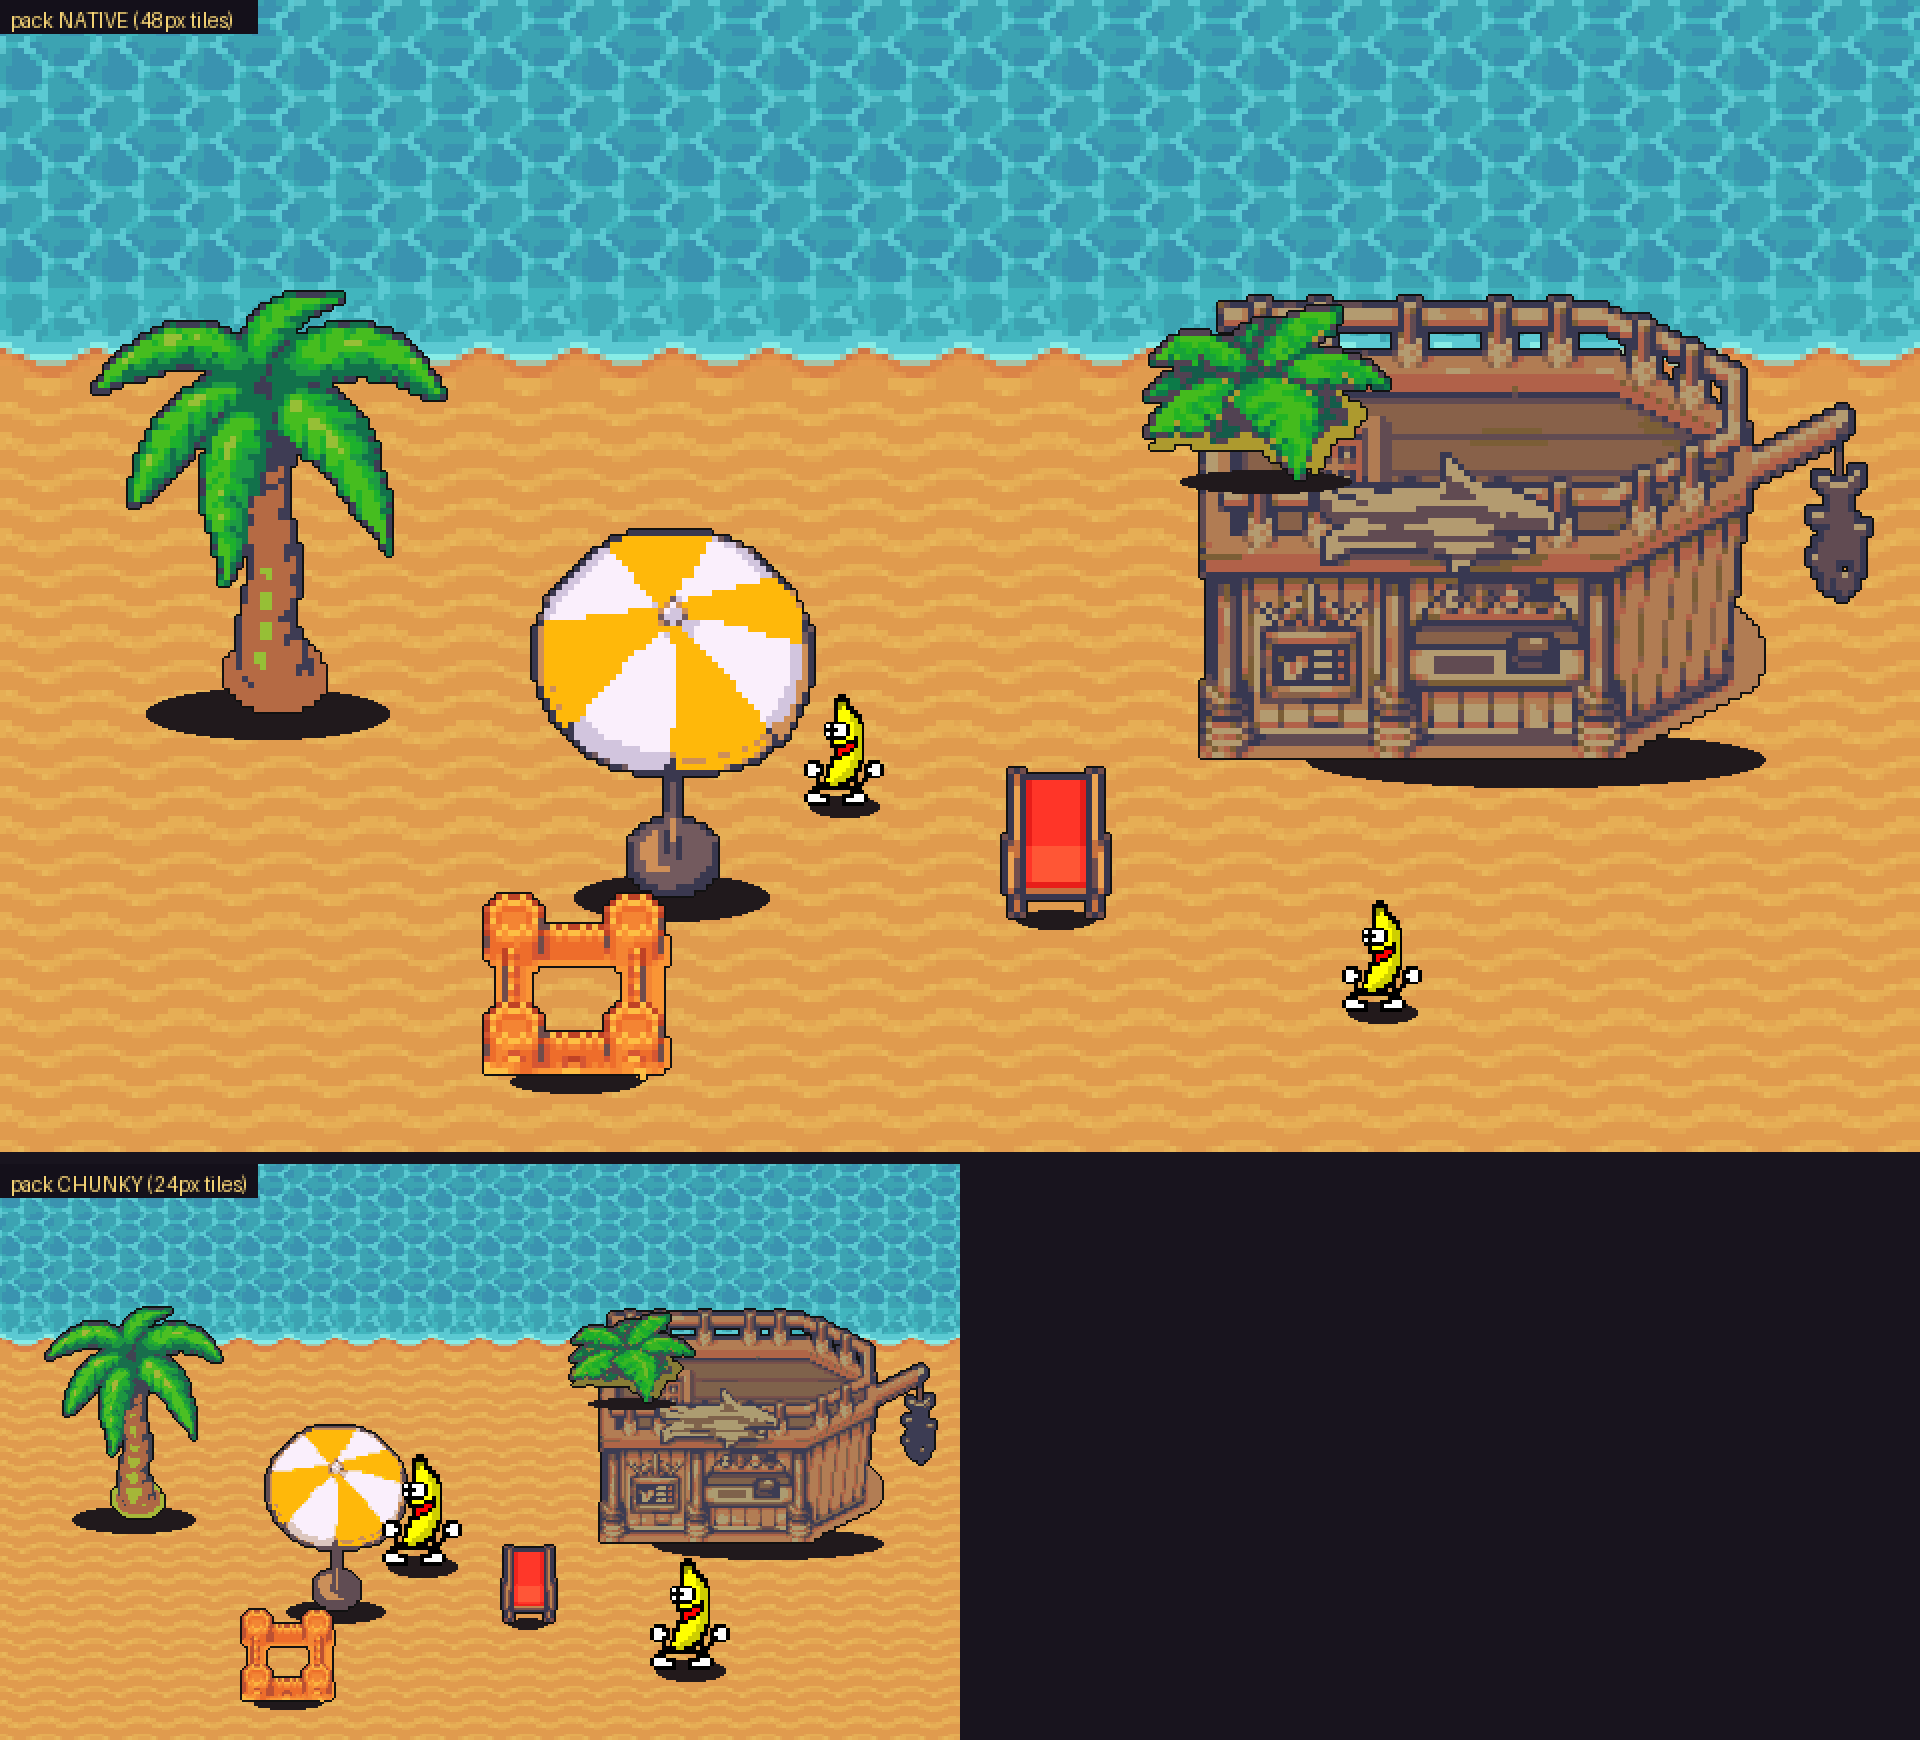

The script that drew this image:
# -*- coding: utf-8 -*-
"""THE ANGLE TEST — does our flat front-facing banana work standing on the
pack's TOP-DOWN terrain among its 3/4 objects?

Renders the same scene twice: pack art at native scale (factor 1) and
chunkier (factor 2), with our banana at its real 56px in both.
"""
import os
import sys
from PIL import Image, ImageDraw

sys.path.insert(0, r'C:\Web Development\trymstene.com\tools')
from blockify import load_pack, blockify

PACK = os.path.expanduser(r'~\OneDrive\banana-art-pack\Modern_Exteriors_48x48')
SEA = os.path.join(PACK, 'Animated_48x48', 'Animated_Terrains_48x48', 'Sea_Water_Tileset_48x48.png')
BANANA = r'C:\Web Development\trymstene.com\public\assets\banana-dance.png'
T = 48
tiles = Image.open(SEA).convert('RGBA')


def tile(c, r):
    return tiles.crop((c * T, r * T, (c + 1) * T, (r + 1) * T))


SAND = tile(5, 1)
WATER = tile(1, 1)
SHORE = tile(1, 0).transpose(Image.FLIP_TOP_BOTTOM)   # water above, sand below

# our banana, frame 0, at its real world size
sheet = Image.open(BANANA).convert('RGBA')
fw = sheet.width // 8
ban = sheet.crop((0, 0, fw, sheet.height))
bb = ban.getbbox()
ban = ban.crop(bb)
BAN_H = 56
ban = ban.resize((max(1, round(ban.width * BAN_H / ban.height)), BAN_H), Image.NEAREST)


def scene(factor, label):
    COLS, ROWS = 20, 12
    tw = T // factor
    W, H = COLS * tw, ROWS * tw
    im = Image.new('RGBA', (W, H), (60, 140, 170, 255))
    st = SAND.resize((tw, tw), Image.NEAREST)
    wt = WATER.resize((tw, tw), Image.NEAREST)
    sh = SHORE.resize((tw, tw), Image.NEAREST)
    SHORE_ROW = 3
    for r in range(ROWS):
        for c in range(COLS):
            t = wt if r < SHORE_ROW else (sh if r == SHORE_ROW else st)
            im.alpha_composite(t, (c * tw, r * tw))

    def put(name, cx, base, f=None, colors=8, warm=0.2):
        s = blockify(load_pack(name), factor=(f or factor), colors=colors,
                     warm=warm, sat=1.15, con=1.1)
        # contact shadow
        d = ImageDraw.Draw(im, 'RGBA')
        d.ellipse([cx - s.width * 0.34, base - s.height * 0.06,
                   cx + s.width * 0.34, base + s.height * 0.06], fill=(60, 40, 20, 60))
        im.alpha_composite(s, (int(cx - s.width // 2), int(base - s.height)))

    put('21_Beach_48x48_Palm_Tree.png', int(W * 0.14), int(H * 0.62))
    put('21_Beach_48x48_Yellow_Beach_Umbrella_Opened.png', int(W * 0.35), int(H * 0.78))
    put('ME_Singles_Swimming_Pool_48x48_Sunbed_1.png', int(W * 0.55), int(H * 0.80))
    put('21_Beach_48x48_Ship_Bar.png', int(W * 0.80), int(H * 0.66))
    put('21_Beach_48x48_Sand_Castle_1_Vers_1.png', int(W * 0.30), int(H * 0.94))
    put('21_Beach_48x48_Big_Sprout_Vers_1.png', int(W * 0.66), int(H * 0.42))

    # THE BANANA — flat, front-facing, with a contact shadow so it isn't floating
    for bx, by in ((int(W * 0.44), int(H * 0.70)), (int(W * 0.72), int(H * 0.88))):
        d = ImageDraw.Draw(im, 'RGBA')
        d.ellipse([bx - 17, by - 5, bx + 17, by + 5], fill=(60, 40, 20, 70))
        im.alpha_composite(ban, (bx - ban.width // 2, by - BAN_H))

    d = ImageDraw.Draw(im)
    d.rectangle([0, 0, 128, 16], fill=(20, 16, 26, 230))
    d.text((5, 4), label, fill=(255, 220, 120))
    return im


a = scene(1, 'pack NATIVE (48px tiles)')
b = scene(2, 'pack CHUNKY (24px tiles)')
K = 2
a = a.resize((a.width * K, a.height * K), Image.NEAREST)
b = b.resize((b.width * K, b.height * K), Image.NEAREST)
out = Image.new('RGBA', (max(a.width, b.width), a.height + b.height + 12), (24, 20, 30, 255))
out.alpha_composite(a, (0, 0))
out.alpha_composite(b, (0, a.height + 12))
p = os.path.join(os.path.dirname(os.path.abspath(__file__)), 'angle-test.png')
out.save(p)
print('wrote', p, out.size, '| banana', ban.size)
